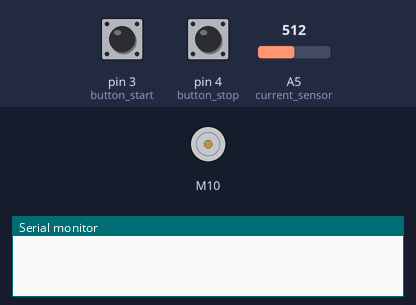
Simulated run of this sketch. Board: Arduino Uno, built with avr-gcc and run on an emulated ATmega328P. Parts: DC motor (green arrow = forward, orange = backward, longer = faster), the last lines printed to the serial monitor. Inputs (shaded band) come from the test bench; at power-on: pin 3 (button_start) HIGH, pin 4 (button_stop) HIGH, A5 (current_sensor) = 512.

Above: at 1.2 s.
1.3 s: pin 3 (button_start) pulled LOW for 0.15 s
At 2.3 s:
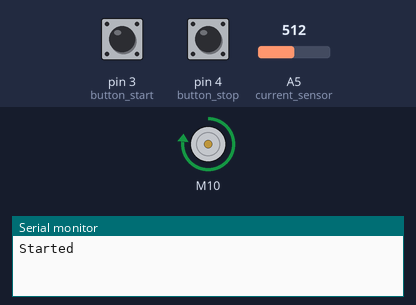
4.3 s: pin 3 (button_start) pulled LOW for 1 s
At 6.2 s:
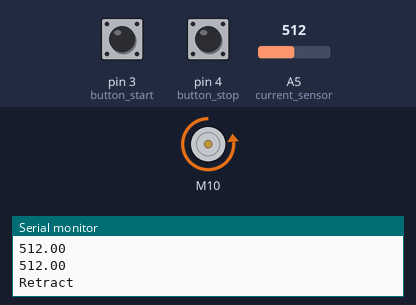
7.3 s: pin 3 (button_start) pulled LOW for 3.2 s
At 7.45 s:
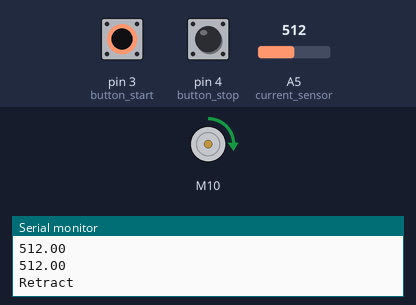
12.0 s: pin 4 (button_stop) pulled LOW for 1 s
At 13.1 s:
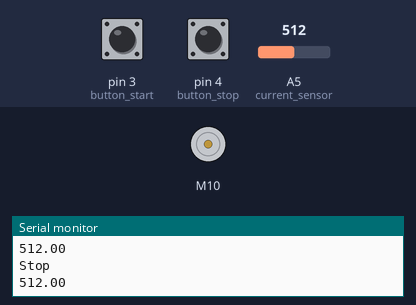
Timing chart, 0 to 15.0 s (numbered marks = the images above; inputs shaded):
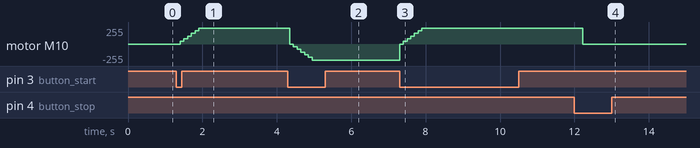

Measured:
- after the input at 1.3 s, motor M10: moves from stopped to forward 240/255 over 0.50 s, starting after 0.10 s
- after the input at 4.3 s, motor M10: moves from forward 240/255 to backward 240/255 over 0.60 s, starting after 0.05 s
- after the input at 7.3 s, motor M10: moves from backward 240/255 to forward 240/255 over 0.60 s, starting at once
- after the input at 12.0 s, motor M10: forward 240/255 → stopped after 0.22 s

The sketch:

push_machinev0.1.ino
```cpp
#include "BTS7960.h"

#define current_sensor A5

const int button_start = 3;
const int button_stop = 4;
const unsigned long debounceTime = 10;  // milliseconds
const int ledPin =  2;
const uint8_t EN = 8;
const uint8_t L_PWM = 10;
const uint8_t R_PWM = 9;
BTS7960 motorController(EN, L_PWM, R_PWM);


//right = extend
//left = retract

int flag_working = 0;
int flag_stop = 0;
byte button_start_state = LOW;
byte button_stop_state = LOW;
byte old_start_state = HIGH;
byte old_stop_state = HIGH;
unsigned long switchPressTime;  // when the switch last changed state


void setup() {
  Serial.begin(9600);
  for(int i=11; i < 22; i++) {
    if(i ==  18){
      //skip
    }
    else if (i == 19){
      //skip
    }
    else {
      digitalWrite(i, LOW);
    }
  }

  pinMode(button_start, INPUT_PULLUP);
  pinMode(button_stop, INPUT_PULLUP);

  motorController.Enable();
}

void loop() {
  checkStartButton();
  if (flag_working == 1){
    pushWorking();
  }
  delay(5);
}

void checkStartButton() {
  button_start_state = digitalRead(button_start);
  if (button_start_state != old_start_state) {
    if (millis () - switchPressTime >= debounceTime) {
       switchPressTime = millis ();  // when we closed the switch
       old_start_state =  button_start_state;  // remember for next time
       if (button_start_state == LOW) {
          if (flag_working == 1) {
            flag_working = 0;
          }
          else {
            flag_working = 1;
          }
       }
    }
  }
}

void checkStopButton() {
  button_stop_state = digitalRead(button_stop);
  if (button_stop_state != old_stop_state) {
    if (millis () - switchPressTime >= debounceTime) {
       switchPressTime = millis ();  // when we closed the switch
       old_stop_state =  button_stop_state;  // remember for next time
       if (button_stop_state == LOW) {
          flag_stop = 1;
       }
    }
  }
}

int currentMonitor() {
  unsigned int x=0;
  float AcsValue=0.0, Samples=0.0, AvgAcs=0.0, AcsValueF=0.0;

  for (int x = 0; x < 150; x++){
    AcsValue = analogRead(current_sensor);
    Samples = Samples + AcsValue;
    delay(3);
  }
  AvgAcs=Samples/150.0;
  Serial.println(AvgAcs);
  return AvgAcs;
}

void pushWorking() {
  push();
  Serial.println("Started");
  while(1) {
    //
    float current = 0.0;
    current = currentMonitor();
    checkStartButton();
    checkStopButton();
    if (flag_stop == 1) {
      motorController.Stop();
      Serial.println("Stop");
      flag_stop = 0;
    }
    if (flag_working == 0) {
      pull();
      Serial.println("Retract");
      break;
    }
    if (current >= 760.00) {
      digitalWrite(ledPin, LOW);
      motorController.Stop();
      delay(8000);
      flag_working = 0;
    }
  }
}

void push() {
  digitalWrite(ledPin, HIGH);
  for(int speed = 0 ; speed < 255; speed+=40) {
    motorController.TurnRight(speed);
    delay(100);
  }
}

void pull() {
  digitalWrite(ledPin, LOW);
  for(int speed = 0 ; speed < 255; speed+=40) {
    motorController.TurnLeft(speed);
    delay(100);
  }
}
```
